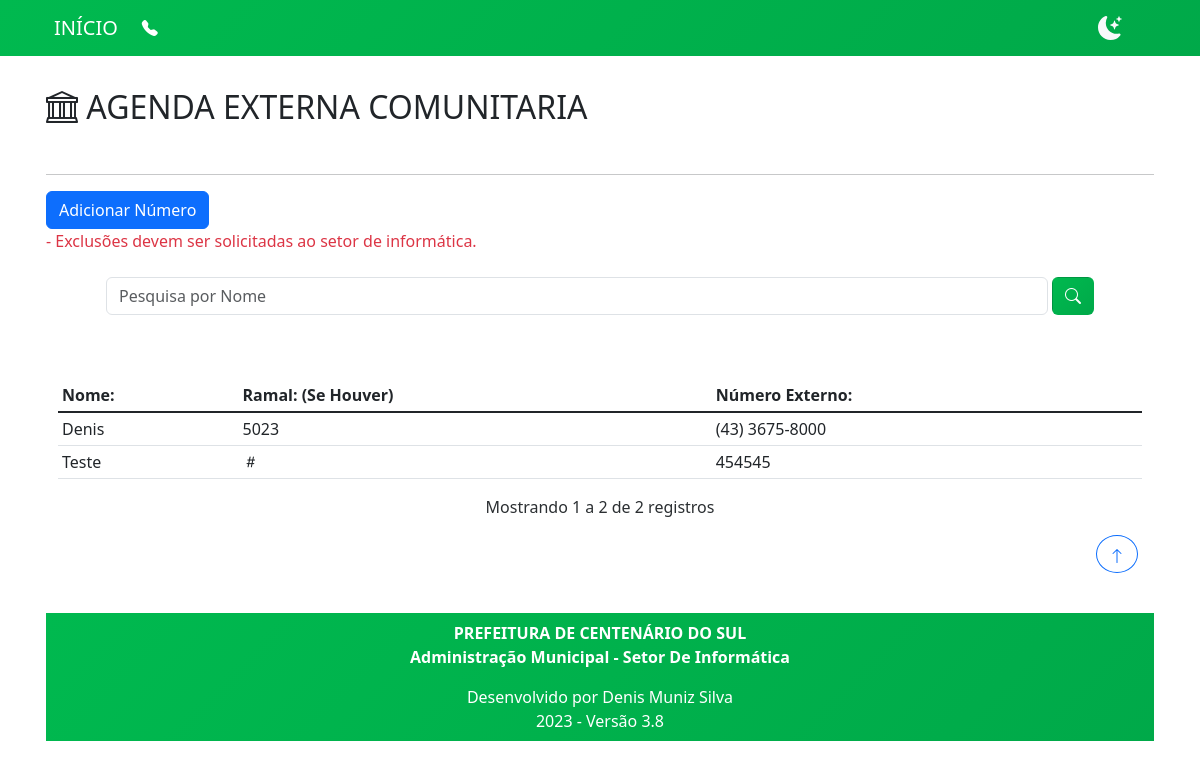
Page /agenda/externa/ on the earlier database version.
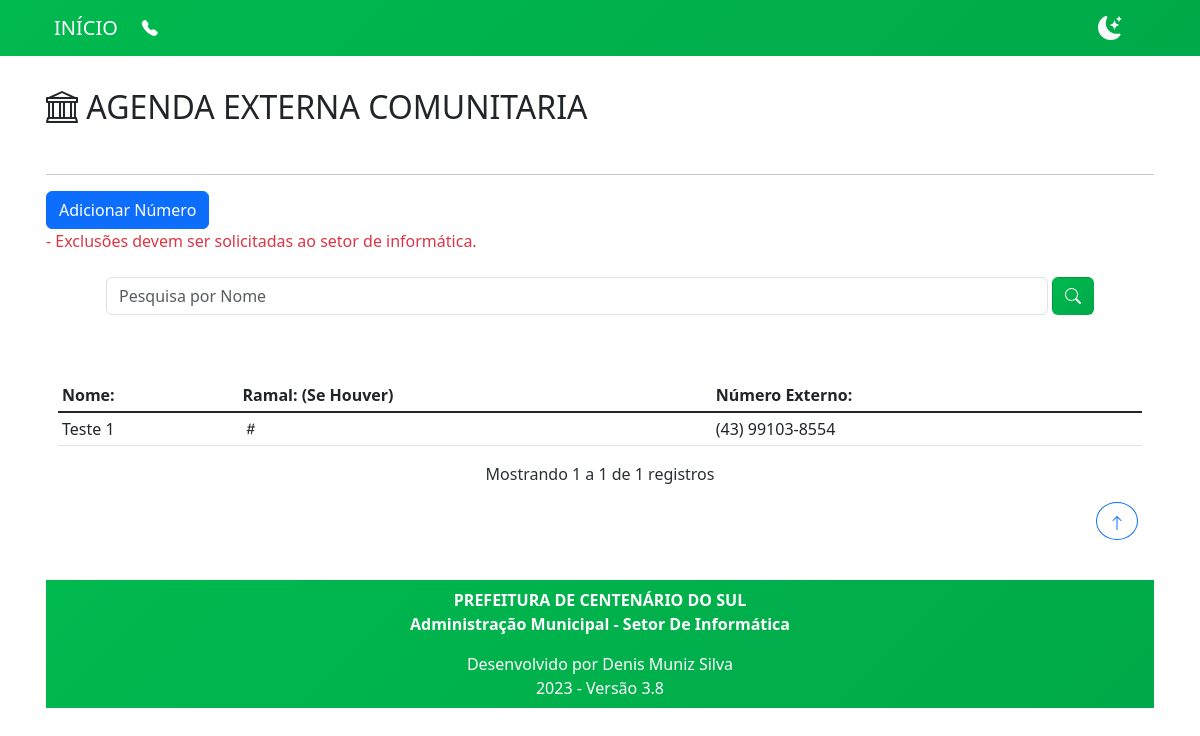
Same page on the later database version.
### agenda_externa/models.py (models this page shows, shortened)
class Agenda_Externa(models.Model):
    data = models.DateTimeField(auto_now_add=True, verbose_name=_('Data'))
    destino = models.CharField(max_length=200, verbose_name=_('Nome'))
    ramal = models.CharField(max_length=4, verbose_name=_('Ramal (Se houver)'), null=True, blank=True)
    numero_externo = models.CharField(max_length=20, verbose_name=_('Número'))

### agenda_externa/views.py (the view)
# urls.py: path('agenda/externa/', v_AgendaExterna.as_view(), name='Agenda_Externa'),
class v_AgendaExterna(ListView):
    paginate_by = 30
    model = Agenda_Externa
    template_name = 'agenda_externa/index.html'
    def get_queryset(self):
        queryset = super().get_queryset()
        query = self.request.GET.get('q')
        if query:
            queryset = queryset.filter(destino__icontains=query)
        queryset = queryset.order_by('destino')
        return queryset

### agenda_externa/templates/agenda_externa/index.html (shortened to what this page needs)
{% extends 'base.html' %}
{% load static %}
{% block pagina %}
<h2 class="mt-3 mb-5">
    <i class="bi bi-bank"></i>
    AGENDA EXTERNA COMUNITARIA
</h2>
<hr class="pesquisa mt-5">
<div>
    <a class="btn btn-primary" href='{% url "Agenda_Externa_added" %}' role="button">Adicionar Número</a>
    <p class="text-danger">
        - Exclusões devem ser solicitadas ao setor de informática.
    </p>
<div>
<div class="container">
    <div class="container">
    <form method="get">
        <div class="row">
            <div class="container mb-5 mt-2 px-5">
                <div class="d-flex align-items-end" id="busca">
                    <input type="text" name="q" value="{{ request.GET.q }}" placeholder="Pesquisa por Nome"
                        class="form-control">
                    <button type="submit" title="Pesquisar Registros" class="btn corPrimaria ms-1">
                        <i class="bi bi-search" id="lupacep"></i>
                    </button>
                </div>
            </div>
        </div>
    </form>
</div>
    <div class="table-responsive">
        <table class="table table-sm table-hover mt-3">
            <thead>
                <tr>
                    <th scope="col" rowspan="2">Nome:</th>
                    <th scope="col" class="">Ramal: (Se Houver)</th>
                    <th scope="col" class="">Número Externo:</th>
                </tr>
            </thead>
            <tbody class="table-group-divider">
                {% for item in object_list %}
                <tr>
                    <td class="text-capitalize">
                        {{ item.destino }}
                    </td>
                    <td class="">
                        {% if item.ramal %}
                            {{ item.ramal }}
                        {% else %}
                            <i class="bi bi-hash"></i>
                        {% endif %}
                    </td>
                    <td class="">
                        {% if item.numero_externo %}
                            {{ item.numero_externo }}
                        {% else %}
                            <i class="bi bi-hash"></i>
                        {% endif %}
                    </td>
                </tr>
                {% endfor %}
            </tbody>
        </table>
    </div>
</div>
{% include "paginacao.html" %}
{% endblock pagina %}

Differences in the rows shown:
removed Agenda_Externa: destino "Denis", ramal "5023", numero_externo "(43) 3675-8000"
changed Agenda_Externa: destino "Teste" → "Teste 1"; numero_externo "454545" → "(43) 99103-8554"
Other differences:
{{ page_obj.end_index }}: "2" → "1"
{{ page_obj.paginator.count }}: "2" → "1"
